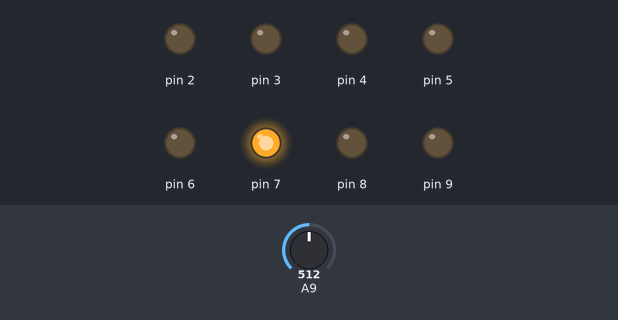
Recording of a sketch running on a simulated Arduino Mega 2560, built with avr-gcc and run on an emulated ATmega2560. Parts: output pins drawn as LEDs (lit = HIGH). Dashed ring = blinking. The test bench sets the inputs (shaded band); at power-on: A9 = 512.

Above: at 1.3 s.
1.4 s: A9 set to 0
At 2.7 s:
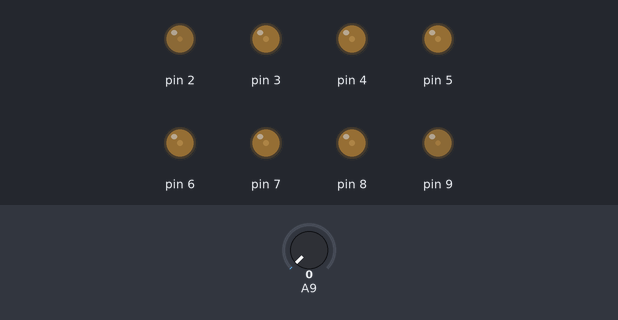
3.0 s: A9 set to 122
At 4.77 s:
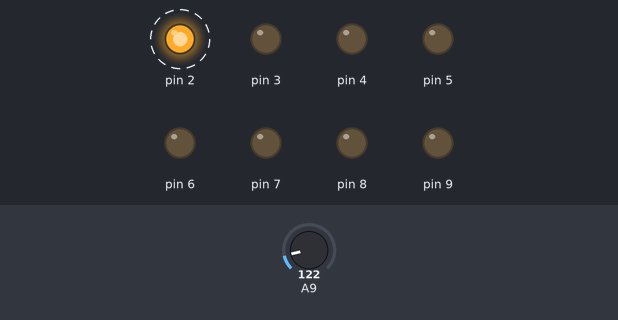
6.1 s: A9 set to 511
At 6.5 s:
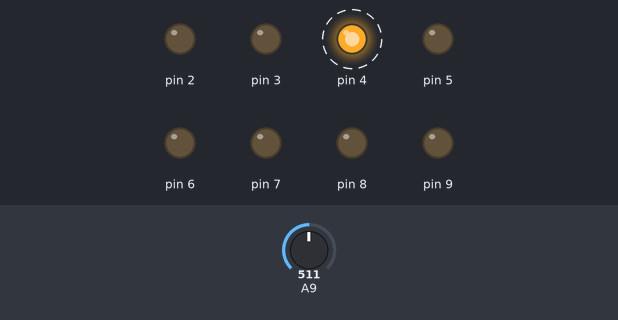
9.2 s: A9 set to 306
At 10.0 s:
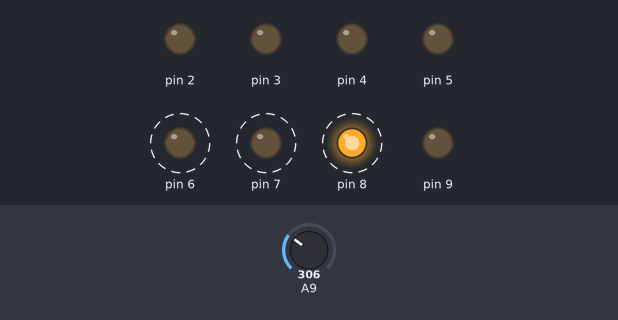
12.3 s: A9 set to 716
At 13.5 s:
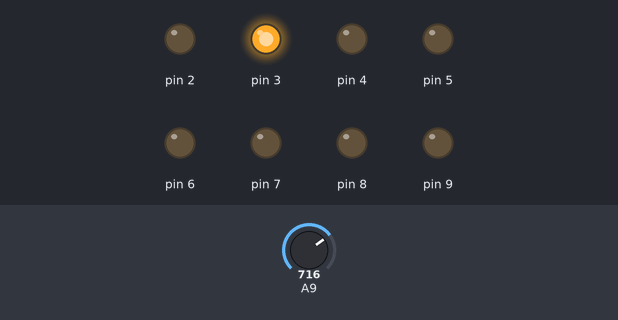
Timing chart, 0 to 16.4 s (numbered marks = the images above; inputs shaded):
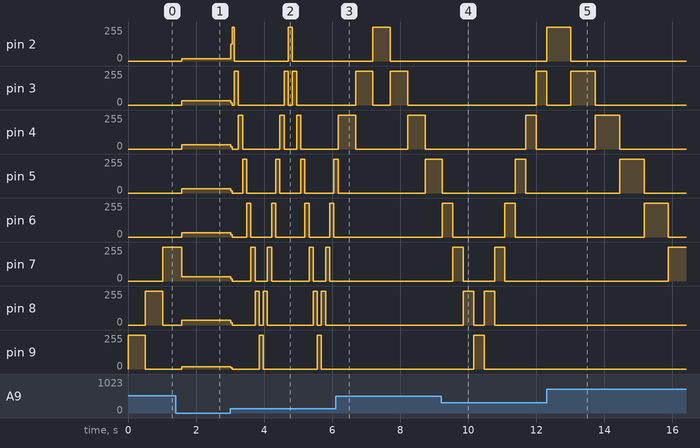

Measured:
- after the input at 1.4 s, pin 2, pin 9: 0/255 → 17/255 after 0.18 s; pin 3, pin 4: 0/255 → 33/255 after 0.18 s; pin 7: 255/255 → 33/255 after 0.18 s; pin 8: 0/255 → 34/255 after 0.18 s
- after the input at 3.0 s, pin 2: alternates 255/255 for 0.11 s and 0/255 for 1.6 s, starting at once; pin 3: goes 0/255 0.10 s, 255/255 0.12 s, 0/255 1.3 s, 255/255 0.12 s, 0/255 0.12 s, 255/255 0.12 s, then 0/255, starting at once
- after the input at 6.1 s, pin 6–9: stops changing and stays 0/255
- after the input at 9.2 s, pin 3: 0/255 → 255/255 after 2.8 s; pin 4: 0/255 → 255/255 after 2.5 s, → 0/255 0.31 s later; pin 8: alternates 255/255 for 0.31 s and 0/255 for 0.31 s, 4 changes in all, then stays 0/255, starting after 0.65 s
- after the input at 12.3 s, pin 8: stops changing and stays 0/255; pin 9: stays 0/255 (without the input it goes to 255/255 after 2.1 s)

The sketch:

bbbbbb.ino
```cpp
#include <ISADefinitions.h>

void setup() {
  // put your setup code here, to run once:

}
int i=0;
int tyl=0;
void loop() {
 pinMode(LEDS[i], OUTPUT);
 digitalWrite(LEDS[i], HIGH);
 delay(analogRead(POT));
 digitalWrite(LEDS[i], LOW);
 if(tyl==0)
  i++;
 else
  i--;

  if(i==0)
    tyl=0;
  else if(i==7)
    tyl=1;


}
```
